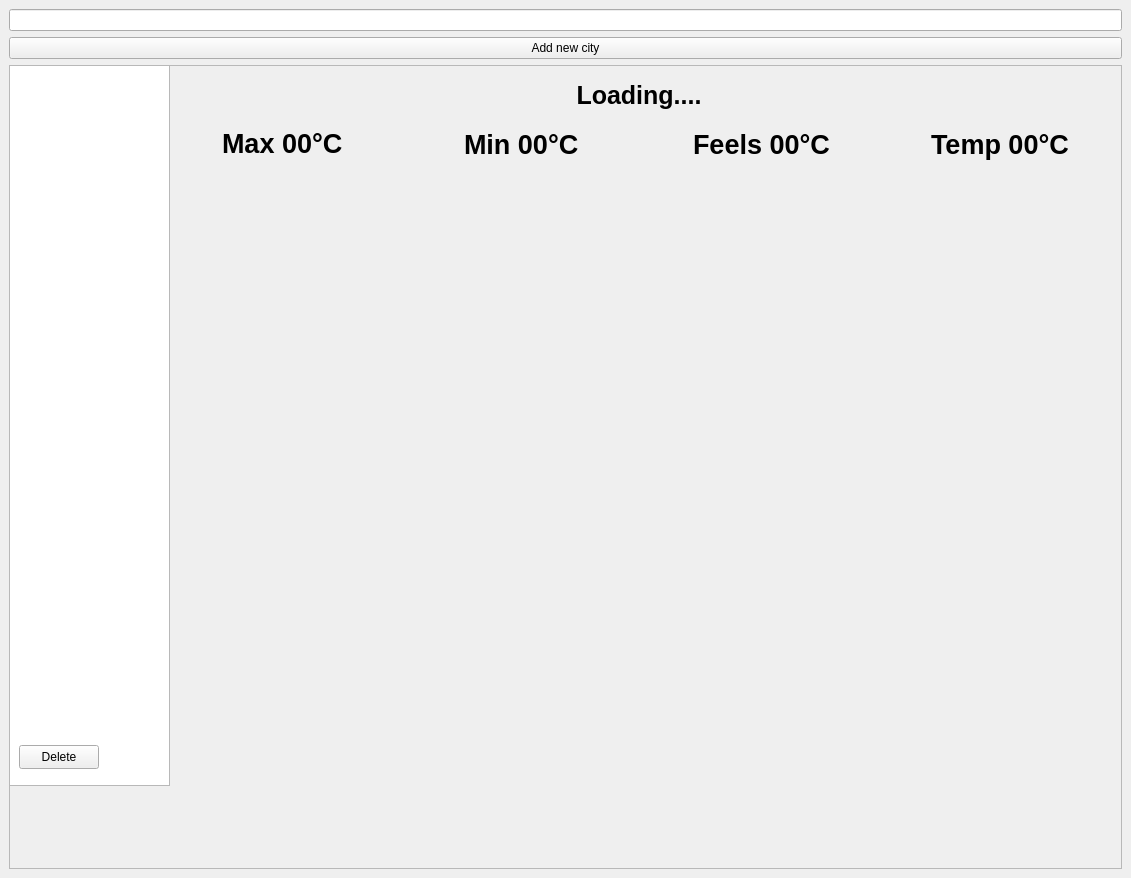
<?xml version="1.0" encoding="UTF-8"?>
<ui version="4.0">
 <class>MainWindow</class>
 <widget class="QMainWindow" name="MainWindow">
  <property name="geometry">
   <rect>
    <x>0</x>
    <y>0</y>
    <width>1131</width>
    <height>878</height>
   </rect>
  </property>
  <property name="windowTitle">
   <string>WeatherApp++</string>
  </property>
  <widget class="QWidget" name="centralwidget">
   <layout class="QVBoxLayout" name="verticalLayout">
    <item>
     <widget class="QLineEdit" name="cityLineEdit"/>
    </item>
    <item>
     <widget class="QPushButton" name="searchButton">
      <property name="text">
       <string>Add new city</string>
      </property>
     </widget>
    </item>
    <item>
     <widget class="QFrame" name="frame_2">
      <property name="frameShape">
       <enum>QFrame::StyledPanel</enum>
      </property>
      <property name="frameShadow">
       <enum>QFrame::Raised</enum>
      </property>
      <widget class="QLabel" name="DayType">
       <property name="geometry">
        <rect>
         <x>480</x>
         <y>0</y>
         <width>300</width>
         <height>61</height>
        </rect>
       </property>
       <property name="minimumSize">
        <size>
         <width>300</width>
         <height>61</height>
        </size>
       </property>
       <property name="maximumSize">
        <size>
         <width>201</width>
         <height>16777215</height>
        </size>
       </property>
       <property name="font">
        <font>
         <pointsize>19</pointsize>
         <italic>false</italic>
         <bold>true</bold>
        </font>
       </property>
       <property name="text">
        <string>Loading....</string>
       </property>
       <property name="alignment">
        <set>Qt::AlignCenter</set>
       </property>
      </widget>
      <widget class="QTableWidget" name="tableWidget">
       <property name="geometry">
        <rect>
         <x>0</x>
         <y>0</y>
         <width>161</width>
         <height>721</height>
        </rect>
       </property>
      </widget>
      <widget class="QPushButton" name="deleteCityButton">
       <property name="geometry">
        <rect>
         <x>10</x>
         <y>680</y>
         <width>80</width>
         <height>24</height>
        </rect>
       </property>
       <property name="text">
        <string>Delete</string>
       </property>
      </widget>
      <widget class="QWidget" name="">
       <property name="geometry">
        <rect>
         <x>157</x>
         <y>60</y>
         <width>951</width>
         <height>38</height>
        </rect>
       </property>
       <layout class="QHBoxLayout" name="horizontalLayout">
        <item alignment="Qt::AlignHCenter|Qt::AlignVCenter">
         <widget class="QLabel" name="max_temp">
          <property name="font">
           <font>
            <pointsize>20</pointsize>
            <bold>true</bold>
           </font>
          </property>
          <property name="text">
           <string>Max 00°C</string>
          </property>
         </widget>
        </item>
        <item alignment="Qt::AlignHCenter">
         <widget class="QLabel" name="min_temp">
          <property name="font">
           <font>
            <pointsize>20</pointsize>
            <bold>true</bold>
           </font>
          </property>
          <property name="text">
           <string>Min 00°C</string>
          </property>
         </widget>
        </item>
        <item alignment="Qt::AlignHCenter">
         <widget class="QLabel" name="feel_like">
          <property name="font">
           <font>
            <pointsize>20</pointsize>
            <bold>true</bold>
           </font>
          </property>
          <property name="text">
           <string>Feels 00°C</string>
          </property>
         </widget>
        </item>
        <item alignment="Qt::AlignHCenter">
         <widget class="QLabel" name="temp">
          <property name="font">
           <font>
            <pointsize>20</pointsize>
            <bold>true</bold>
           </font>
          </property>
          <property name="text">
           <string>Temp 00°C</string>
          </property>
         </widget>
        </item>
       </layout>
      </widget>
     </widget>
    </item>
   </layout>
  </widget>
 </widget>
 <resources/>
 <connections/>
</ui>
